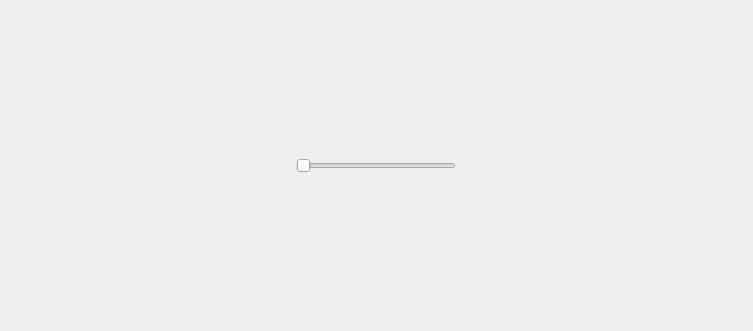
<?xml version="1.0" encoding="UTF-8"?>
<ui version="4.0">
 <class>MainWindow</class>
 <widget class="QWidget" name="MainWindow">
  <property name="geometry">
   <rect>
    <x>0</x>
    <y>0</y>
    <width>753</width>
    <height>331</height>
   </rect>
  </property>
  <property name="windowTitle">
   <string>Form</string>
  </property>
  <layout class="QHBoxLayout" name="horizontalLayout">
   <item>
    <layout class="QVBoxLayout" name="verticalLayout" stretch="">
     <property name="sizeConstraint">
      <enum>QLayout::SetMinimumSize</enum>
     </property>
    </layout>
   </item>
   <item>
    <widget class="QSlider" name="horizontalSlider">
     <property name="maximumSize">
      <size>
       <width>160</width>
       <height>16777215</height>
      </size>
     </property>
     <property name="orientation">
      <enum>Qt::Horizontal</enum>
     </property>
    </widget>
   </item>
  </layout>
 </widget>
 <resources/>
 <connections/>
</ui>
